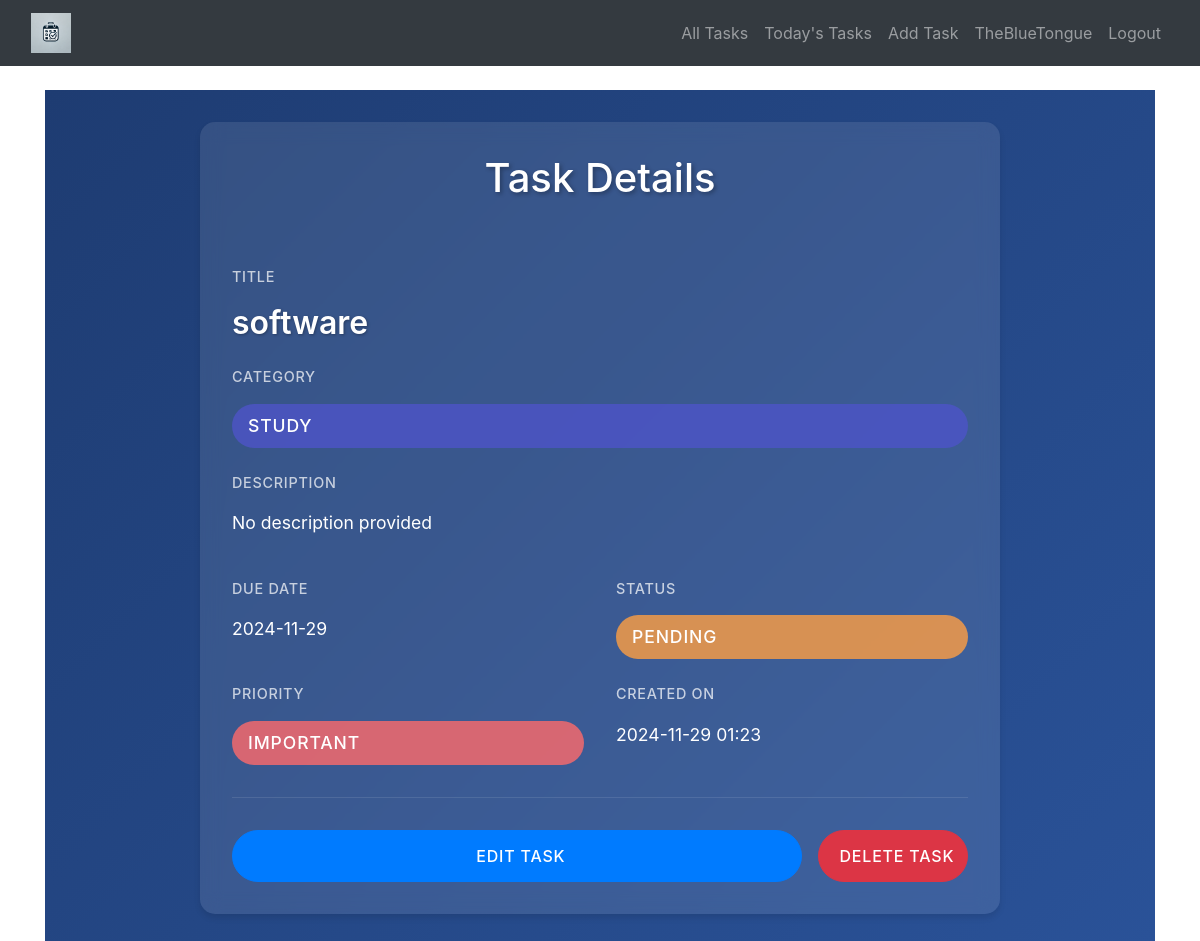
Page /task/13 (signed in) on the committed database.
### database_setup.py (models this page shows)
class User(Base, UserMixin):
    __tablename__ = 'users'
    id = Column(Integer, primary_key=True)
    username = Column(String(150), unique=True, nullable=False)
    password = Column(String(150), nullable=False)
    tasks = relationship('Task', back_populates='owner')

class Task(Base):
    __tablename__ = 'tasks'
    id = Column(Integer, primary_key=True)
    title = Column(String(150), nullable=False)
    category = Column(String(50), nullable=False)
    description = Column(String(500), nullable=True)
    due_date = Column(Date, nullable=True)
    is_complete = Column(Boolean, default=False)
    user_id = Column(Integer, ForeignKey('users.id'), nullable=False)
    important = Column(Boolean, default=False)  # New column
    owner = relationship('User', back_populates='tasks')
    created_at = Column(DateTime, default=datetime.utcnow)  # Automatically set the current timestamp on task creation

### app.py (the view)
@app.route('/task/<int:task_id>')
@login_required
def task_detail(task_id):
    session = SessionLocal()
    task = session.query(Task).filter_by(id=task_id, user_id=current_user.id).first()
    session.close()
    if task is None:
        flash('Task not found.', 'danger')
        return redirect(url_for('tasks'))
    return render_template('task_detail.html', task=task)

### app.py (called while the page is built)
@login_manager.user_loader
def load_user(user_id):
    session = SessionLocal()
    user = session.query(User).get(int(user_id))
    session.close()
    return user

### templates/task_detail.html (shortened to what this page needs)
{% extends 'base.html' %}
{% block content %}
<div class="detail-container fade-in">
    <div class="detail-card slide-up">
        <div class="detail-header gradient-blue">
            <h1>Task Details</h1>
        </div>
        <div class="detail-body">
            <div class="task-info">
                <div class="info-group">
                    <label>Title</label>
                    <h2>{{ task.title }}</h2>
                </div>
                <div class="info-group">
                    <label>Category</label>
                    <span class="category-badge {{ task.category.lower() }}">{{ task.category }}</span>
                </div>
                <div class="info-group">
                    <label>Description</label>
                    <p>{{ task.description or 'No description provided' }}</p>
                </div>
                <div class="info-row">
                    <div class="info-group">
                        <label>Due Date</label>
                        <span>{{ task.due_date.strftime('%Y-%m-%d') if task.due_date else 'No due date' }}</span>
                    </div>
                    <div class="info-group">
                        <label>Status</label>
                        <span class="status-badge {% if task.is_complete %}complete{% else %}pending{% endif %}">
                            {% if task.is_complete %}Completed{% else %}Pending{% endif %}
                        </span>
                    </div>
                </div>
                <div class="info-row">
                    <div class="info-group">
                        <label>Priority</label>
                        <span class="priority-badge {% if task.important %}important{% endif %}">
                            {% if task.important %}Important{% else %}Normal{% endif %}
                        </span>
                    </div>
                    <div class="info-group">
                        <label>Created On</label>
                        <span>{{ task.created_at.strftime('%Y-%m-%d %H:%M') }}</span>
                    </div>
                </div>
            </div>
            <div class="detail-actions">
                <a href="{{ url_for('edit_task', task_id=task.id) }}" class="btn btn-primary slide-up" style="--delay: 0.2s">
                     Edit Task
                </a>
                <form action="{{ url_for('delete_task', task_id=task.id) }}" method="POST" class="slide-up" style="--delay: 0.3s">
                    <button type="submit" class="btn btn-danger" onclick="return confirm('Are you sure you want to delete this task?')">
                         Delete Task
                    </button>
                </form>
            </div>
        </div>
    </div>
</div>
{% endblock %}

### templates/base.html (shortened to what this page needs)
<!DOCTYPE html>
<html lang="en">
<head>
    <link rel="stylesheet" href="https://stackpath.bootstrapcdn.com/bootstrap/4.5.2/css/bootstrap.min.css">
    <link rel="stylesheet" href="{{ url_for('static', filename='styles.css') }}">
</head>
<body>
    <nav class="navbar navbar-expand-lg navbar-dark bg-dark">
        <div class="container-fluid">
            <a class="navbar-brand" href="{{ url_for('dashboard') }}">
                <img src="{{ url_for('static', filename='images/logo.webp') }}" alt="Saintly Scheduler Logo" style="height: 40px; border: none;">
            </a>
            <ul class="navbar-nav ml-auto">
                {% if current_user.is_authenticated %}
                    <div class="navbar-nav">
                        <a class="nav-link {% if request.endpoint == 'tasks' %}active{% endif %}" href="{{ url_for('tasks') }}">All Tasks</a>
                        <a class="nav-link {% if request.endpoint == 'todays_tasks' %}active{% endif %}" href="{{ url_for('todays_tasks') }}">Today's Tasks</a>
                        <a class="nav-link {% if request.endpoint == 'add_task' %}active{% endif %}" href="{{ url_for('add_task') }}">Add Task</a>
                    </div>
                    <li class="nav-item">
                        <a class="nav-link {% if request.endpoint == 'user_profile' %}active{% endif %}" href="{{ url_for('user_profile') }}">
                            {{ current_user.username }}
                        </a>
                    </li>
                    <li class="nav-item">
                        <a class="nav-link" href="{{ url_for('logout') }}">Logout</a>
                    </li>
                {% endif %}
            </ul>
        </div>
    </nav>
    <div class="container mt-4">
        {% block content %}{% endblock %}
    </div>
</body>
</html>

### templates/task_detail.html (style rules this page uses)
.detail-container { min-height: 100vh; padding: 2rem; background: linear-gradient(135deg, #1e3c72 0%, #2a5298 100%); display: flex; align-items: center; justify-content: center; }
.detail-card { background: rgba(255, 255, 255, 0.1); backdrop-filter: blur(10px); border-radius: 15px; width: 100%; max-width: 800px; box-shadow: 0 4px 6px rgba(0, 0, 0, 0.1); overflow: hidden; }
.detail-header { padding: 2rem; color: white; text-align: center; position: relative; }
.detail-header h1 { font-size: 2.5rem; margin: 0; text-shadow: 2px 2px 4px rgba(0, 0, 0, 0.3); font-family: inherit; }
.detail-body { padding: 2rem; color: white; }
.task-info { display: flex; flex-direction: column; gap: 1.5rem; }
.info-group { display: flex; flex-direction: column; gap: 0.5rem; }
.info-group label { font-size: 0.9rem; text-transform: uppercase; letter-spacing: 0.05em; opacity: 0.9; color: rgba(255, 255, 255, 0.8); font-weight: 500; }
.info-group h2 { font-size: 2rem; margin: 0; text-shadow: 1px 1px 3px rgba(0, 0, 0, 0.3); font-weight: 600; }
.info-group p, .info-group span { font-size: 1.1rem; line-height: 1.6; }
.info-row { display: grid; grid-template-columns: 1fr 1fr; gap: 2rem; }
.category-badge { display: inline-block; padding: 0.5rem 1rem; border-radius: 50px; font-weight: 500; text-transform: uppercase; font-size: 0.9rem; }
.status-badge, .priority-badge { display: inline-block; padding: 0.5rem 1rem; border-radius: 50px; font-weight: 500; }
.status-badge.pending { background: rgba(255, 159, 67, 0.8); }
.priority-badge.important { background: rgba(255, 107, 107, 0.8); }
.category-badge, .status-badge, .priority-badge { font-size: 0.9rem; font-weight: 500; text-transform: uppercase; letter-spacing: 0.05em; }
.detail-actions { display: flex; gap: 1rem; margin-top: 2rem; padding-top: 2rem; border-top: 1px solid rgba(255, 255, 255, 0.1); }
.detail-actions .btn { flex: 1; padding: 0.8rem; border-radius: 50px; display: flex; align-items: center; justify-content: center; gap: 0.5rem; transition: transform 0.3s ease; font-size: 1rem; font-weight: 500; text-transform: uppercase; letter-spacing: 0.05em; }
.category-badge.study { background: rgba(78, 84, 200, 0.8); }
.fade-in { animation: fadeIn 0.8s ease forwards; }
.slide-up { opacity: 0; animation: slideUp 0.5s ease forwards; animation-delay: var(--delay, 0s); }

### rows in the picture
User: username "TheBlueTongue"
Task: title "software", category "STUDY", description "No description provided", due_date "2024-11-29", created_at "2024-11-29 01:23"
